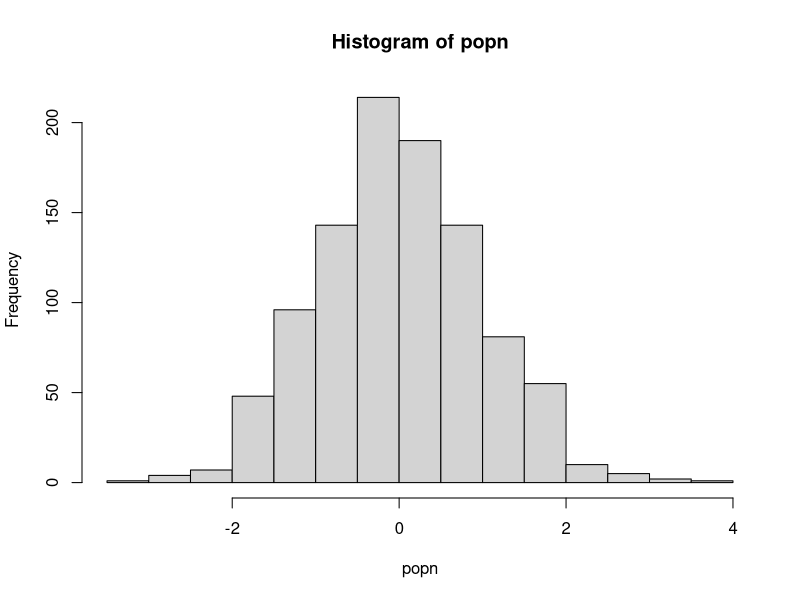

Here is the R script that generated this plot:
# Author: An (an.nguyen21@imperial.ac.uk)
# Script: sample.R
# Created: Oct 2021
# Desc: Use of lapply and sapply.

rm(list = ls())

## A function to take a sample of size n from a population "popn" and return its mean
myexperiment <- function(popn,n){
    pop_sample <- sample(popn, n, replace = FALSE)
    return(mean(pop_sample))
}

## Calculate means using a for loop without preallocation:
loopy_sample1 <- function(popn, n, num){
    result1 <- vector() #Initialize empty vector of size 1 
    for(i in 1:num){
        result1 <- c(result1, myexperiment(popn, n))
    }
    return(result1)
}

## To run "num" iterations of the experiment using a for loop on a vector with preallocation:
loopy_sample2 <- function(popn, n, num){
    result2 <- vector(,num) #Preallocate expected size
    for(i in 1:num){
        result2[i] <- myexperiment(popn, n)
    }
    return(result2)
}

## To run "num" iterations of the experiment using a for loop on a list with preallocation:
loopy_sample3 <- function(popn, n, num){
    result3 <- vector("list", num) #Preallocate expected size
    for(i in 1:num){
        result3[[i]] <- myexperiment(popn, n)
    }
    return(result3)
}


## To run "num" iterations of the experiment using vectorization with lapply:
lapply_sample <- function(popn, n, num){
    result4 <- lapply(1:num, function(i) myexperiment(popn, n))
    return(result4)
}

## To run "num" iterations of the experiment using vectorization with lapply:
sapply_sample <- function(popn, n, num){
    result5 <- sapply(1:num, function(i) myexperiment(popn, n))
    return(result5)
}

popn <- rnorm(1000) # Generate the population
hist(popn)

n <- 20 # sample size for each experiment
num <- 1000 # Number of times to rerun the experiment

print("The loopy, non-preallocation approach takes:" )
print(system.time(loopy_sample1(popn, n, num)))

print("The loopy, but with preallocation approach takes:" )
print(system.time(loopy_sample2(popn, n, num)))

print("The loopy, non-preallocation approach on a list takes:" )
print(system.time(loopy_sample3(popn, n, num)))

print("The vectorized sapply approach takes:" )
print(system.time(sapply_sample(popn, n, num)))

print("The vectorized lapply approach takes:" )
print(system.time(lapply_sample(popn, n, num)))